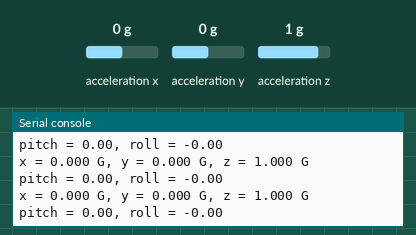
Simulated run of this program. Board: MicroPython board. Shown: the last lines printed to the serial console. Inputs (shaded band) come from the test bench; at power-on: acceleration x 0 g, acceleration y 0 g, acceleration z 1 g. Library files of the repository ran but are not shown: lis3dh.py.

Above: at 4.2 s.
4.3 s: acceleration x set to -1.4 g
At 4.55 s:
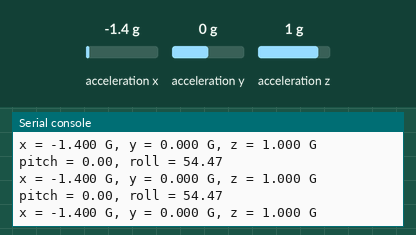
5.8 s: acceleration y set to -1.4 g
At 5.88 s:
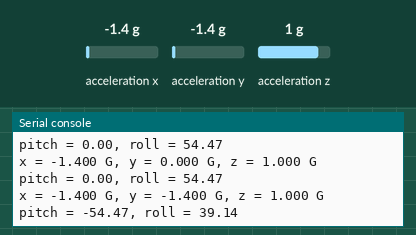
7.3 s: acceleration z set to -1.4 g
At 7.31 s:
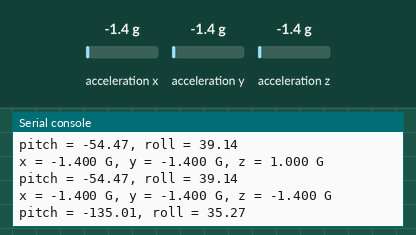
Timing chart, 0 to 10.3 s (numbered marks = the images above; inputs shaded):
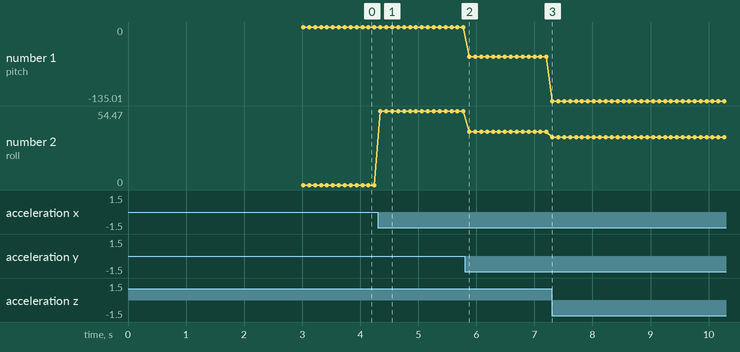

Measured:
- after the input at 4.3 s, the serial console: prints a new line after 0.05 s (image 1)
- after the input at 5.8 s, the serial console: prints a new line after 0.08 s (image 2)
- after the input at 7.3 s, the serial console: prints a new line at once (image 3)
- plotted number 1: 0 → -54.47 after the input at 5.8 s, -54.47 → -135.01 after the input at 7.3 s
- plotted number 2: 0 → 54.47 after the input at 4.3 s, 54.47 → 39.14 after the input at 5.8 s, 39.14 → 35.27 after the input at 7.3 s

The program:

main.py
```python
# Python env   : MicroPython v1.23.0
# -*- coding: utf-8 -*-
# @Time    : 2026/3/13 下午7:30
# @Author  : Embedded Developer
# @File    : main.py
# @Description : LIS3DH加速度传感器测试 读取加速度数据并转换为俯仰角和横滚角

# ======================================== 导入相关模块 =========================================

# 导入LIS3DH传感器驱动模块
import lis3dh

# 导入时间模块用于延时和时间戳获取
import time

# 导入数学模块用于角度计算
import math

# 导入Pin和I2C模块用于硬件通信
from machine import Pin, I2C

# ======================================== 全局变量 ============================================

# 定义I2C SCL引脚编号
I2C_SCL_PIN = 5
# 定义I2C SDA引脚编号
I2C_SDA_PIN = 4
# 定义I2C通信频率
I2C_FREQ = 400000
# 定义LIS3DH传感器目标I2C地址
TARGET_SENSOR_ADDR = 0x19

# 记录上次角度转换的时间戳
last_convert_time = 0
# 角度转换的时间间隔（毫秒）
convert_interval = 100
# 俯仰角（初始值）
pitch = 0
# 横滚角（初始值）
roll = 0

# ======================================== 功能函数 ============================================


def convert_accell_rotation(vec):
    """
    将加速度数据转换为俯仰角(Pitch)和横滚角(Roll)
    Args:
        vec: 包含x、y、z三轴加速度值的列表/元组

    Returns:
        元组，包含当前计算的横滚角和俯仰角（单位：度）

    Notes:
        每100毫秒重新计算一次角度，降低计算频率；角度计算使用反正切函数，转换为角度制
    ==========================================
    Convert acceleration data to Pitch and Roll angles
    Args:
        vec: List/tuple containing x, y, z three-axis acceleration values

    Returns:
        Tuple containing the currently calculated roll angle and pitch angle (unit: degrees)

    Notes:
        Recalculate angles every 100 milliseconds to reduce calculation frequency; angle calculation uses arctangent function and converts to degrees
    """
    x_Buff = vec[0]  # 提取x轴加速度值
    y_Buff = vec[1]  # 提取y轴加速度值
    z_Buff = vec[2]  # 提取z轴加速度值

    global last_convert_time, convert_interval, roll, pitch

    # 判断是否达到角度重新计算的时间间隔
    if last_convert_time < time.ticks_ms():
        last_convert_time = time.ticks_ms() + convert_interval

        # 计算横滚角（Roll），转换为角度制
        roll = math.atan2(y_Buff, z_Buff) * 57.3
        # 计算俯仰角（Pitch），转换为角度制
        pitch = math.atan2((-x_Buff), math.sqrt(y_Buff * y_Buff + z_Buff * z_Buff)) * 57.3

    # 返回当前的横滚角和俯仰角
    return (roll, pitch)


# ======================================== 自定义类 ============================================

# ======================================== 初始化配置 ===========================================

time.sleep(3)
print("FreakStudio: LIS3DH Accelerometer Test and Angle Calculation")

# 初始化I2C总线，指定引脚和通信频率
i2c_bus = I2C(0, scl=Pin(I2C_SCL_PIN), sda=Pin(I2C_SDA_PIN), freq=I2C_FREQ)
# 扫描I2C总线上的所有设备，获取设备地址列表
devices_list: list[int] = i2c_bus.scan()
# 打印I2C扫描开始提示
print("START I2C SCANNER")
# 检查是否扫描到I2C设备
if len(devices_list) == 0:
    # 打印无设备提示
    print("No i2c device !")
    # 抛出异常并终止程序
    raise SystemExit("I2C scan found no devices, program exited")
else:
    # 打印扫描到的设备数量
    print("i2c devices found:", len(devices_list))
    # 初始化传感器对象为None
    imu = None
    # 遍历扫描到的I2C设备地址
    for device in devices_list:
        # 判断是否匹配目标传感器地址
        if device == TARGET_SENSOR_ADDR:
            # 打印匹配到的传感器十六进制地址
            print("I2c hexadecimal address:", hex(device))
            try:
                # 初始化LIS3DH传感器
                imu = lis3dh.LIS3DH_I2C(i2c=i2c_bus, address=TARGET_SENSOR_ADDR)
                # 打印传感器初始化成功提示
                print("Target sensor initialization successful")
                # 找到目标传感器后退出循环
                break
            except Exception as e:
                # 打印传感器初始化失败信息
                print(f"Sensor Initialization failed: {e}")
                # 继续遍历其他地址
                continue
    # 判断是否成功初始化传感器
    if imu is None:
        # 抛出未找到传感器的异常
        raise Exception("No LIS3DH found")

# ========================================  主程序  ============================================

# 检查传感器设备是否正常
if imu.device_check():
    # 设置加速度传感器量程为2G
    imu.range = lis3dh.RANGE_2_G

    # 无限循环读取传感器数据
    while True:
        # 读取三轴加速度值并转换为G值（除以标准重力加速度）
        x, y, z = [value / lis3dh.STANDARD_GRAVITY for value in imu.acceleration]
        # 打印x、y、z轴的G值
        print("x = %0.3f G, y = %0.3f G, z = %0.3f G" % (x, y, z))

        # 调用函数将加速度数据转换为俯仰角和横滚角
        p, r = convert_accell_rotation(imu.acceleration)
        # 打印俯仰角和横滚角
        print("pitch = %0.2f, roll = %0.2f" % (p, r))

        # 延时100毫秒，平衡响应性和资源占用
        time.sleep(0.1)
```
